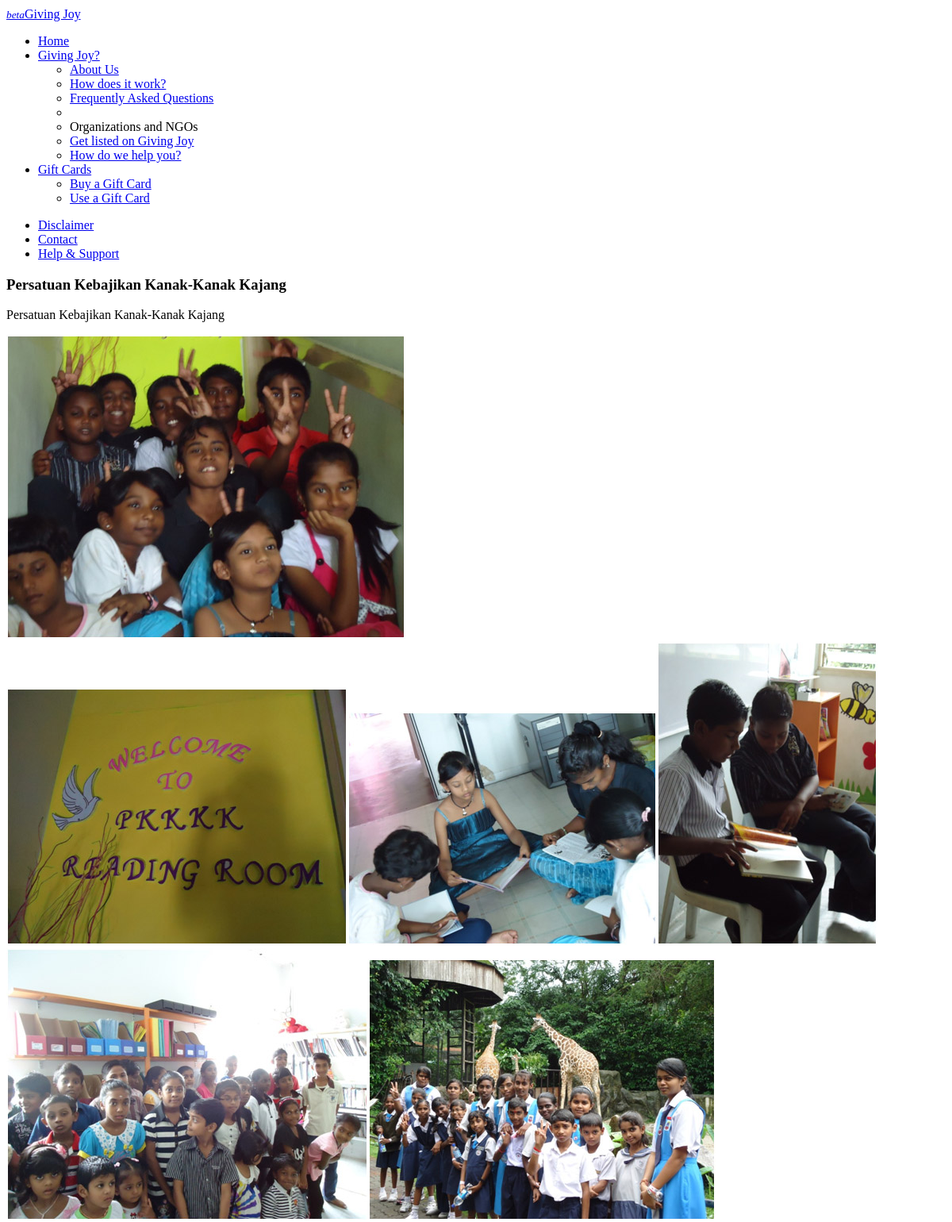
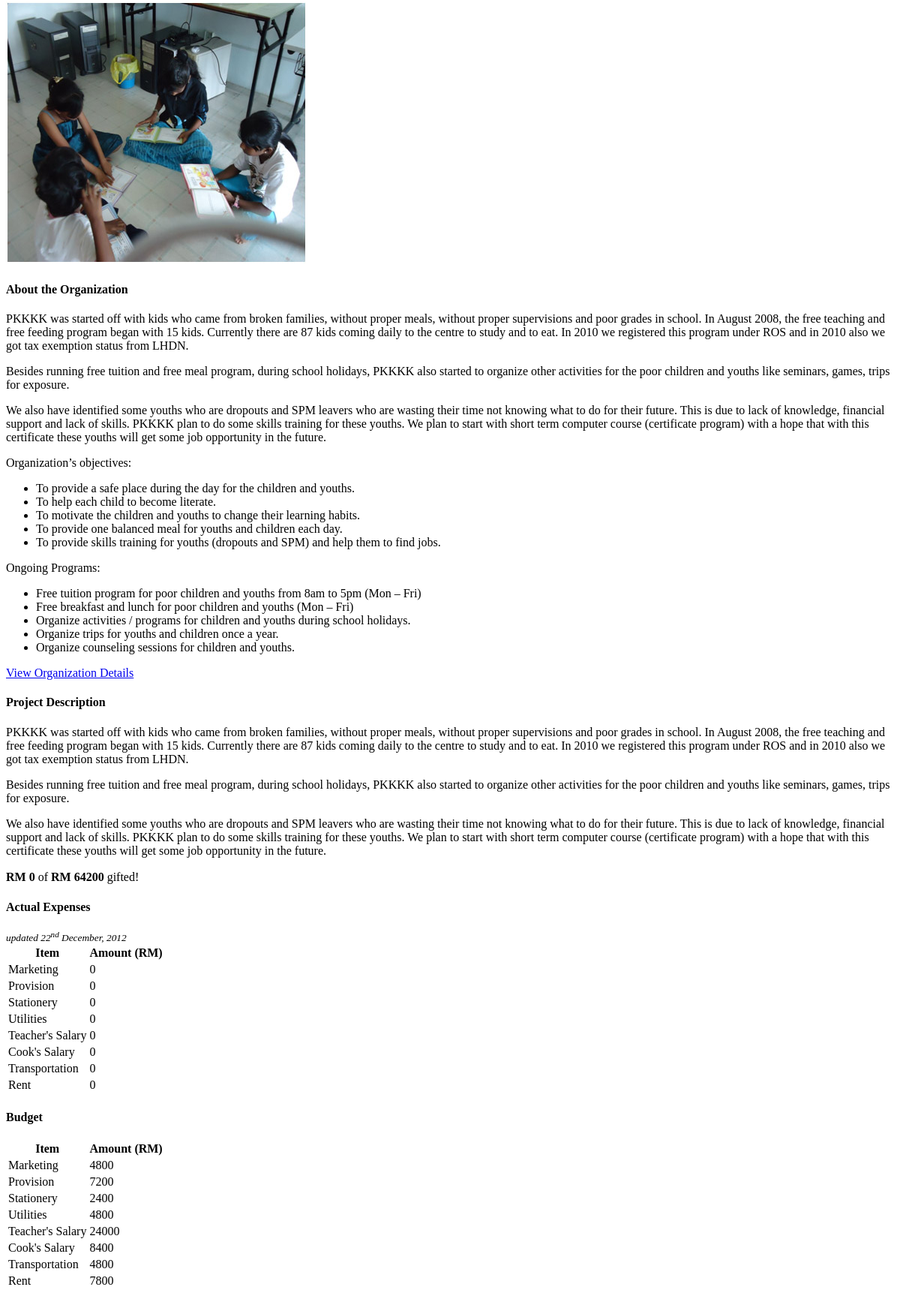
The app's page /project.php?id=4 with its own data (2 pictures, top to bottom).
### tables this page shows
CREATE TABLE IF NOT EXISTS `gj_projects` (
  `id` int(11) NOT NULL AUTO_INCREMENT,
  `title` varchar(500) NOT NULL,
  `description` longtext NOT NULL,
  `images` varchar(500) NOT NULL,
  `fields` varchar(500) NOT NULL,
  `organization` int(11) NOT NULL,
  `paymenttype` varchar(50) NOT NULL,
  `paypalemail` varchar(500) NOT NULL,
  `manualpaymentinfo` text NOT NULL,
  PRIMARY KEY (`id`)
);

CREATE TABLE IF NOT EXISTS `gj_organizations` (
  `id` int(11) NOT NULL AUTO_INCREMENT,
  `title` varchar(500) NOT NULL,
  `description` longtext NOT NULL,
  `weburl` varchar(500) NOT NULL,
  `username` varchar(500) NOT NULL,
  `password` varchar(500) NOT NULL,
  `fburl` varchar(500) NOT NULL,
  `twitter` varchar(500) NOT NULL,
  PRIMARY KEY (`id`)
);

CREATE TABLE IF NOT EXISTS `gj_budgets_expenditures` (
  `id` int(11) NOT NULL AUTO_INCREMENT,
  `project` int(11) NOT NULL,
  `expenditure` varchar(500) NOT NULL,
  `budget` float NOT NULL,
  `actual` float NOT NULL,
  PRIMARY KEY (`id`)
);

### includes/functions.php (called while the page is built, shortened)
<?php
function get_query($syntax){
	$result = mysql_query($syntax) or die('Database error.');
	if(mysql_num_rows($result) == 0){
		$return = array();
	} else if(mysql_num_rows($result) == 1){
		$return = array(mysql_fetch_assoc($result));
	} else if(mysql_num_rows($result) > 1){
		$return = array();
		while($row = mysql_fetch_assoc($result)){
			$return[] = $row;
		}
	}
	return $return;
}
function get_project_data($project_id){
	$project = get_query("SELECT * FROM gj_projects WHERE id = $project_id");
	$project = $project[0];
	return $project;
};
function get_organization_data($organization_id){
	$organization = get_query("SELECT * FROM gj_organizations WHERE id = $organization_id");
	$organization = $organization[0];
	return $organization;
};
function get_project_budget_details($project_id){
	$budget_data = get_query("SELECT SUM(b.budget) AS total_budget, SUM(b.actual) AS total_actual, (SELECT SUM(d.amount) FROM gj_donations AS d WHERE d.project = $project_id AND status='paid') AS total_donated FROM  gj_budgets_expenditures AS b WHERE b.project = $project_id");
	$budget_data = $budget_data[0];
	foreach($budget_data as $key => $data){
		if($data == null || !$data){
			$budget_data[$key] = 0;
		};
	};
	return $budget_data;
};
function get_project_expenses($project_id){
	$expenses_data = get_query("SELECT * FROM gj_budgets_expenditures WHERE project = $project_id");
	return $expenses_data;
};
	?>

### project.php (the view, shortened to what this page needs)
<?php include_once('./includes/init.php'); ?>
<?php
$project_id = $_GET['id'];
$project = get_project_data((int)$project_id);
$organization = get_organization_data((int)$project['organization']);
?>
<!DOCTYPE html PUBLIC "-//W3C//DTD XHTML 1.0 Strict//EN" "http://www.w3.org/TR/xhtml1/DTD/xhtml1-strict.dtd">
<html>
<head>
	<?php include_once('./includes/css.php'); ?>
</head>
<body class="project-detail-page">
	<?php include_once('./includes/menu.php'); ?>
	<div class="container">
		<div class="row-fluid">
			<h3><?php echo $project['title']; ?></h3>
			<p class="muted"><?php echo $organization['title']; ?></p>
		</div>
		<div class="row-fluid">
			<div class="well">
				<div class="row-fluid">
					<div class="span10">
						<?php
						if(strlen($project['images'])){
							$images = explode('||',$project['images']);
							$main_image = $images[0];
						} else {
							$main_image = '/images/defaults/project-image.png';
						};
						?>
						<img class="project-image" src="<?php echo $main_image; ?>" />
					</div>
					<div class="span2">
						<?php if(count($images) > 1){
							echo '<div class="row-fluid">';
							foreach($images as $key => $image){
								if($key == 0) continue;
								echo '<img class="project-thumbnail-image" src="' . $image . '" />';
							};
							echo '</div>';
						}; ?>
					</div>
				</div>
			</div>
		</div>
		<div class="row-fluid">
			<div class="span4">
				<h4>About the Organization</h4>
				<div class="organization-description">
					<?php echo $organization['description']; ?>
				</div>
				<a class="btn btn-block btn-large btn-primary" href="/organization.php?id=<?php echo $project['organization']; ?>">View Organization Details</a>
			</div>
			<div class="span8">
				<h4>Project Description</h4>
				<div class="project-description">
					<?php echo $project['description']; ?>
				</div>
				<div class="project-budget well well-small">
					<?php
					$budget_data = get_project_budget_details((int)$project_id);
					?>
					<p class="lead">
						<strong>RM <?php echo $budget_data['total_donated']; ?></strong> of <strong>RM <?php echo $budget_data['total_budget']; ?></strong> gifted!
					</p>
				</div>
				<?php
				$expenses = get_project_expenses((int)$project_id);
				?>
				<h4>Actual Expenses</h4>
				<small><em>updated 22<sup>nd</sup> December, 2012</em></small>
				<table class="table table-bordered">
					<tr>
						<th>Item</th>
						<th>Amount (RM)</th>
					</tr>
					<?php foreach($expenses as $key => $expense){
						echo '<tr>';
							echo '<td>' . $expense['expenditure'] . '</td>';
							echo '<td>' . $expense['actual'] . '</td>';
						echo '</tr>';
					}
					?>
				</table>
				<h4>Budget</h4>
				<table class="table table-bordered">
					<tr>
						<th>Item</th>
						<th>Amount (RM)</th>
					</tr>
					<?php foreach($expenses as $key => $expense){
						echo '<tr>';
							echo '<td>' . $expense['expenditure'] . '</td>';
							echo '<td>' . $expense['budget'] . '</td>';
						echo '</tr>';
					}
					?>
				</table>
			</div>
		</div>
	</div>
</body>
</html>

### css/custom.css (style rules this page uses)
body { padding-top: 1px; padding-bottom: 40px; }
p.lead { line-height: 20px; }

### records on screen
gj_projects: title "Persatuan Kebajikan Kanak-Kanak Kajang", images (picture), description "PKKKK was started off with kids who came from broken families, without proper meals, without proper supervisions and poor grades in school. In August 2008, the free teaching and free feeding program began with 15 kids. Currently there are 87 kids coming daily to the centre to study and to eat. In 2010 we registered this program under ROS and in 2010 also we got tax exemption status from LHDN. Besides running free tuition and free meal program, during school holidays, PKKKK also started to organize other activities for the poor children and youths like seminars, games, trips for exposure. We also have identified some youths who are dropouts and SPM leavers who are wasting their time not…"
gj_organizations: title "Persatuan Kebajikan Kanak-Kanak Kajang", description "PKKKK was started off with kids who came from broken families, without proper meals, without proper supervisions and poor grades in school. In August 2008, the free teaching and free feeding program began with 15 kids. Currently there are 87 kids coming daily to the centre to study and to eat. In 2010 we registered this program under ROS and in 2010 also we got tax exemption status from LHDN. Besides running free tuition and free meal program, during school holidays, PKKKK also started to organize other activities for the poor children and youths like seminars, games, trips for exposure. We also have identified some youths who are dropouts and SPM leavers who are wasting their time not…"
gj_budgets_expenditures: expenditure "Marketing", actual "0", budget "4800"
gj_budgets_expenditures: expenditure "Provision", actual "0", budget "7200"
gj_budgets_expenditures: expenditure "Stationery", actual "0", budget "2400"
gj_budgets_expenditures: expenditure "Utilities", actual "0", budget "4800"
gj_budgets_expenditures: expenditure "Teacher's Salary", actual "0", budget "24000"
gj_budgets_expenditures: expenditure "Cook's Salary", actual "0", budget "8400"
gj_budgets_expenditures: expenditure "Transportation", actual "0", budget "4800"
gj_budgets_expenditures: expenditure "Rent", actual "0", budget "7800"

### other values on screen
$budget_data['total_donated'] "0"
$budget_data['total_budget'] "64200"
